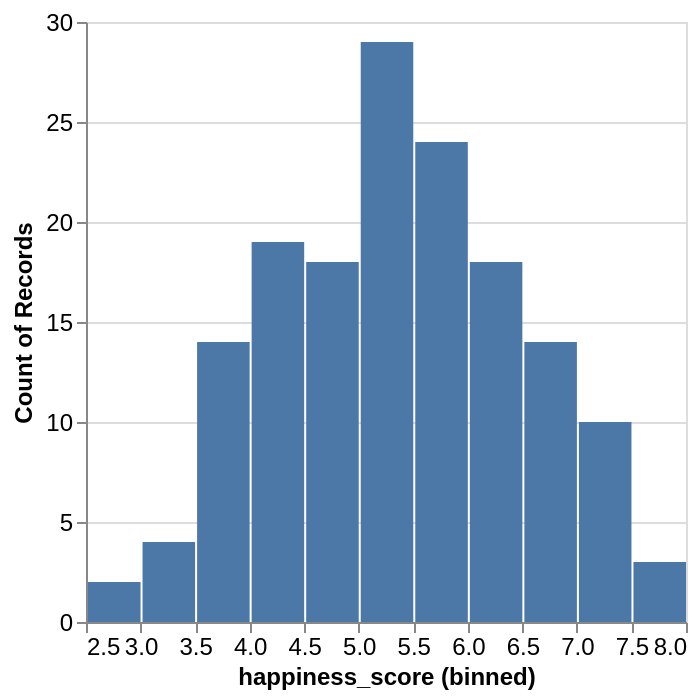

Notebook code for this chart:
### Code cell
happiness_bar = alt.Chart(happiness_metadata).mark_bar().encode(    # Initalize chart as bar chart for happiness_metadata df
    x=alt.X("happiness_score", bin=True),   # Set x axis as happiness score bins
    y=alt.Y("count()")  # Set y axis as counts of happiness scores per bin
).configure_axis(   # Set font sizes
    labelFontSize=12,
    titleFontSize=12
)
happiness_bar

### Figure 1 — Vega-Lite specification as saved in the notebook (floating-point values rounded to 4 significant figures; data arrays with more than 128 entries replaced by an {"elided": "..."} marker saying what was removed)
{"config": {"view": {"continuousWidth": 300, "continuousHeight": 300}, "axis": {"labelFontSize": 12, "titleFontSize": 12}}, "data": {"name": "data-5da5b433c3126d3312a0afc59aed4745"}, "mark": {"type": "bar"}, "encoding": {"x": {"bin": true, "field": "happiness_score", "type": "quantitative"}, "y": {"aggregate": "count", "type": "quantitative"}}, "$schema": "https://vega.github.io/schema/vega-lite/v6.1.0.json", "datasets": {"data-5da5b433c3126d3312a0afc59aed4745": {"elided": "155 records"}}}
